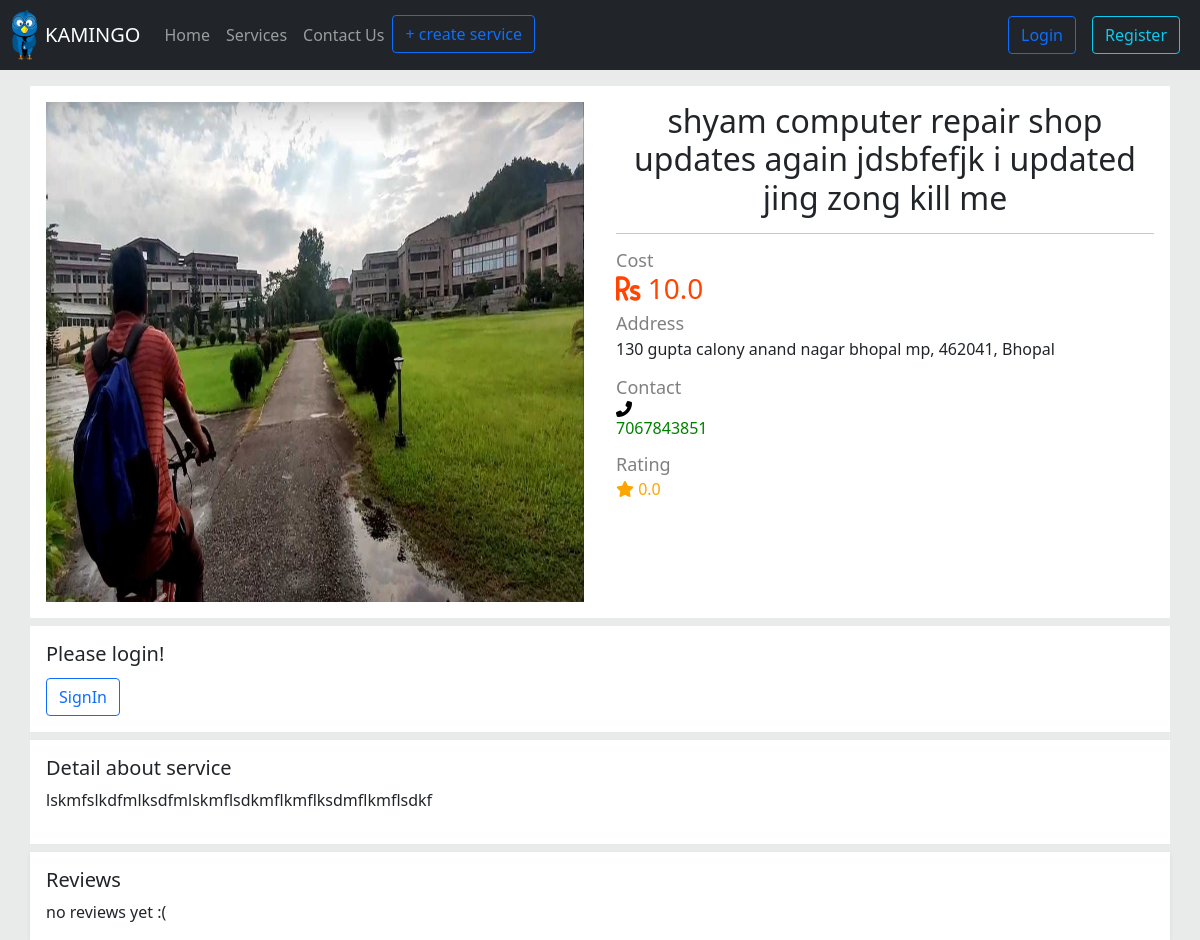
Screenshot of /service-detail/shyam-computer-repair-shop-updates-again-jdsbfefjk-i-updated-jing-zong-kill-me with the database file from the repository.
### serviceapp/models.py (models this page shows, shortened)
class ServiceModel(models.Model):
    image = models.ImageField(upload_to=path_and_rename, null=True)
    title = models.CharField(max_length=100)
    category = models.ForeignKey(CategoryModel, on_delete=models.SET_NULL, related_name='category', null=True)
    cost = models.IntegerField()
    service_provider_name = models.CharField(max_length=100)
    contact = PhoneNumberField()
    address = models.ForeignKey(Address, on_delete=models.SET_NULL, related_name='address', null=True)
    slug = models.SlugField(unique=True, db_index=True, null=True, blank=True)
    description = models.CharField(max_length=600, null=True, blank=True)
    user = models.ForeignKey(User, on_delete=models.SET_NULL, related_name='user',null=True)
    def get_rating(self):
        total = sum(int(review['rating']) for review in self.reviews.values())
        if self.reviews.count() > 0:
            return total / self.reviews.count()
        else:
            return 0

class Address(models.Model):
    address_line1 = models.CharField(max_length=100, null=True)
    address_line2 = models.CharField(max_length=100, null=True, blank=True)
    city = models.CharField(max_length=100, null=True, blank=True, verbose_name='City')
    pin_code = models.CharField(max_length=6, null=True)
    locality = models.CharField(max_length=100, blank=True, null=True)
    def __str__(self):
        return f"{self.address_line1}, {self.pin_code}, {self.city}"

### serviceapp/views.py (the view, shortened to what this page needs)
# urls.py: path('service-detail/<slug:slug>', views.ServiceDetailView.as_view(), name='service-detail-page'),
class ServiceDetailView(View):
    def get(self, request, slug):
        service = ServiceModel.objects.get(slug=slug)
        if request.user.is_authenticated:
            user_review = ReviewModel.objects.filter(service=service, user=request.user)
        else:
            user_review = None
        context = {
            'service': service,
            'user_review': user_review,
        }
        return render(request, 'serviceapp/service_detail_page.html', context)

### serviceapp/templates/serviceapp/service_detail_page.html (shortened to what this page needs)
{% extends 'base.html' %}
{% load static %}
{% load ratings %}
{% block css_linking_block %}
    <link rel="stylesheet" href="{% static 'serviceapp/service_detials.css' %}">
{% endblock %}
{% block body %}
    <div class="container mt-3">
        <div class="row ">
            <div class="col-md-6 p-3" style="background-color: white;">
                {% if service.image %}
                    <img  width="100%" height="500rem" style="" src="{{ service.image.url }}" alt="">
                {% endif %}
            </div>
            <div class="col-md-6 p-3" style="background-color: white">
                <div class="row">
                    <div class="col-md-12 text-center">
                        <h2>{{ service.title }}</h2>
                        <hr>
                    </div>
                </div>
                <div class="row">
                    <div class="col-md-12 text-right">
                        <h4 class="details-headings" style="margin-bottom: 0;">
                            Cost</h4>
                        <h3 style="color: orangered"><i class="fas fa-rupee-sign"></i>
                            {{ service.cost | floatformat:1 }}
                        </h3>
                    </div>
                </div>
                <div class="row text-right">
                    <div class="col">
                        <h3 class="details-headings">Address</h3>
                        <p>{{ service.address }}</p>
                    </div>
                </div>
                <div class="row text-right">
                    <div class="col">
                        <h3 class="details-headings">Contact</h3>
                        <h6>
                            <i class="fa fa-phone" aria-hidden="true"
                               style="color: black; transform: scaleX(-1); margin-right: 0.1rem">
                            </i>
                            <p style="color: green">{{ service.contact }}</p>
                        </h6>
                    </div>
                </div>
                <div class="row text-right">
                    <div class="col">
                        <h3 class="details-headings">Rating</h3>
                        <p style="color: orange;"><i class="fas fa-star"></i>
                            {{ service.get_rating | floatformat:1 }}</p>
                    </div>
                </div>
            </div>
        </div>
        <div class="col mt-2">
            {% if user.is_authenticated %}
                {% if not user_review %}
            <div class="row p-2 " style="background-color: white">
                {% include 'serviceapp/includes/review_form.html' %}
                <div class="col"></div>
            </div>
                {% else %}
                    <div class="row p-2" style="background-color: white">
                        <h4 style="color: yellowgreen">reviewed</h4>
                    </div>
            {% endif %}
        {% else %}
         <div class="col" >
             <div class="row mt-2" style="background-color: white;">
                <div class="col p-3">
                    <h5>Please login!</h5>
                <a href="{% url 'account_login' %}" ><button class="btn btn-outline-primary mt-1" type="submit"  > SignIn </button>
                </a>
                </div>
             </div>
         </div>
        {% endif %}
         <div class="col" >
             <div class="row mt-2" style="background-color: white;">
                <div class="col p-3">
                    <h5>Detail about service </h5>
                    {% if service.description %}
                    {{ service.description|linebreaks }}
                    {% else %}
                        <p class="mb-0">No description is available.</p>
                    {% endif %}
                </div>
             </div>
         </div>
         <div class="col ">
        {% include 'serviceapp/includes/reviews_ratings.html' %}
        </div>
    </div>
{% endblock %}

### serviceapp/static/serviceapp/service_detials.css (style rules this page uses)
.details-headings { color: gray; margin-bottom: 0.1rem; font-size: large; }

### rows the page displays
ServiceModel: image (picture), title "shyam computer repair shop updates again jdsbfefjk i updated jing zong kill me", cost "10.0", address "130 gupta calony anand nagar bhopal mp, 462041, Bhopal", contact "7067843851", get_rating "0.0", description "lskmfslkdfmlksdfmlskmflsdkmflkmflksdmflkmflsdkf"
